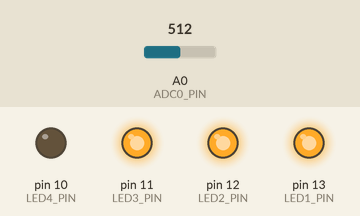
Recording of a sketch running on a simulated Arduino Uno, built with avr-gcc and run on an emulated ATmega328P. Shown: output pins drawn as LEDs (lit = HIGH). Dashed ring = blinking. The test bench sets the inputs (shaded band); at power-on: A0 (ADC0_PIN) = 512.

Above: at 1.3 s.
1.4 s: A0 (ADC0_PIN) set to 0
At 2.1 s:
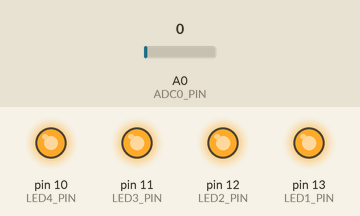
3.0 s: A0 (ADC0_PIN) set to 122
At 3.54 s:
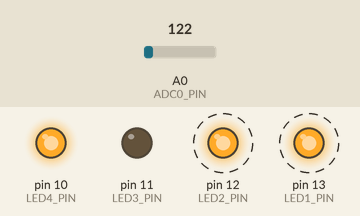
6.1 s: A0 (ADC0_PIN) set to 511
At 7.0 s:
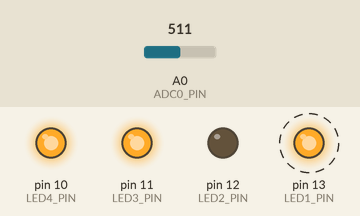
9.2 s: A0 (ADC0_PIN) set to 306
At 10.0 s:
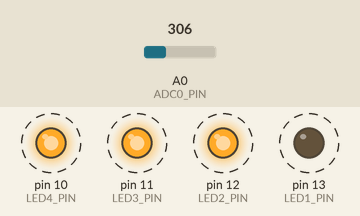
12.3 s: A0 (ADC0_PIN) set to 716
At 12.8 s:
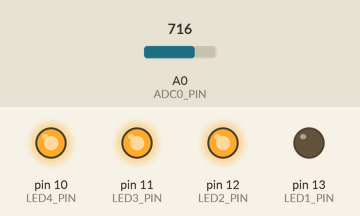
Timing chart, 0 to 16.4 s (numbered marks = the images above; inputs shaded):
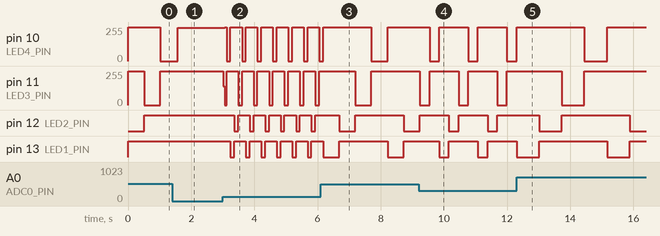

Measured:
- after the input at 1.4 s, pin 10 (LED4_PIN): 0/255 → 250/255 after 0.18 s; pin 11 (LED3_PIN): stays 255/255 (without the input it goes to 0/255 after 1.2 s); pin 12 (LED2_PIN): stays HIGH (without the input it goes to LOW after 0.65 s); pin 13 (LED1_PIN): stays HIGH (without the input it goes to LOW after 0.14 s)
- after the input at 3.0 s, pin 10 (LED4_PIN): 250/255 → 255/255 after 0.06 s, then repeats every 0.49 s: 0/255 0.12 s, 255/255 0.37 s; pin 11 (LED3_PIN): 255/255 → 141/255 at once, then moves between 0/255 and 255/255, repeating every 0.49 s
- after the input at 6.1 s, pin 13 (LED1_PIN): LOW → HIGH after 0.59 s, → LOW 1.5 s later, → HIGH 0.51 s later
- after the input at 9.2 s, pin 11 (LED3_PIN): alternates 255/255 for 0.92 s and 0/255 for 0.31 s, starting after 0.35 s
- after the input at 12.3 s, pin 13 (LED1_PIN): LOW → HIGH after 0.72 s, → LOW 2.1 s later, → HIGH 0.72 s later

The sketch:

ex_1_4_3.ino
```cpp
/* *******************************
* Exercise 1.4.3 : Variable speed led chaser
********************************** */

// Define pin mapping
//  - no memory used for defines (C preprocessor)
//  - always useful since we only check pinout once
#define ADC0_PIN    A0
#define LED1_PIN    13
#define LED2_PIN    12
#define LED3_PIN    11
#define LED4_PIN    10
#define LED_ON      LOW
#define LED_OFF     HIGH

// A table can be used to ease led handling (go to ex_1_1_1 for alternative declarations)
  int leds[]  = {LED1_PIN, LED2_PIN, LED3_PIN, LED4_PIN};
  int nb_leds = (sizeof(leds)/sizeof(leds[0])); // nb of elements = size of the table / size of 1 element

// Shift direction variable
  int sd = 1, i;

// Global variable
  int adc = ADC0_PIN;

// Executed once to set pins, variables, ...
void setup() {
  // Set ADC pin as input
    pinMode(adc, INPUT);

  // Set leds pin as output
    for (int i = 0; i < nb_leds; i++)
      pinMode(leds[i], OUTPUT);

  // Initialize all leds
    for (int i = 0; i < nb_leds; i++)
      digitalWrite(leds[i], LED_OFF);
}

// Executed over and over (infinite loop)
void loop() {
  /* Standard coding */
    int pot = analogRead(adc);

    if (i!=(nb_leds-1))
      i++;
    else
      i=0;

    digitalWrite(leds[i], LED_ON);  // LED at index i lights up
    delay(pot);                     // Variable delay depending on pot's value
    digitalWrite(leds[i], LED_OFF); // LED at index i lights off

}
```
